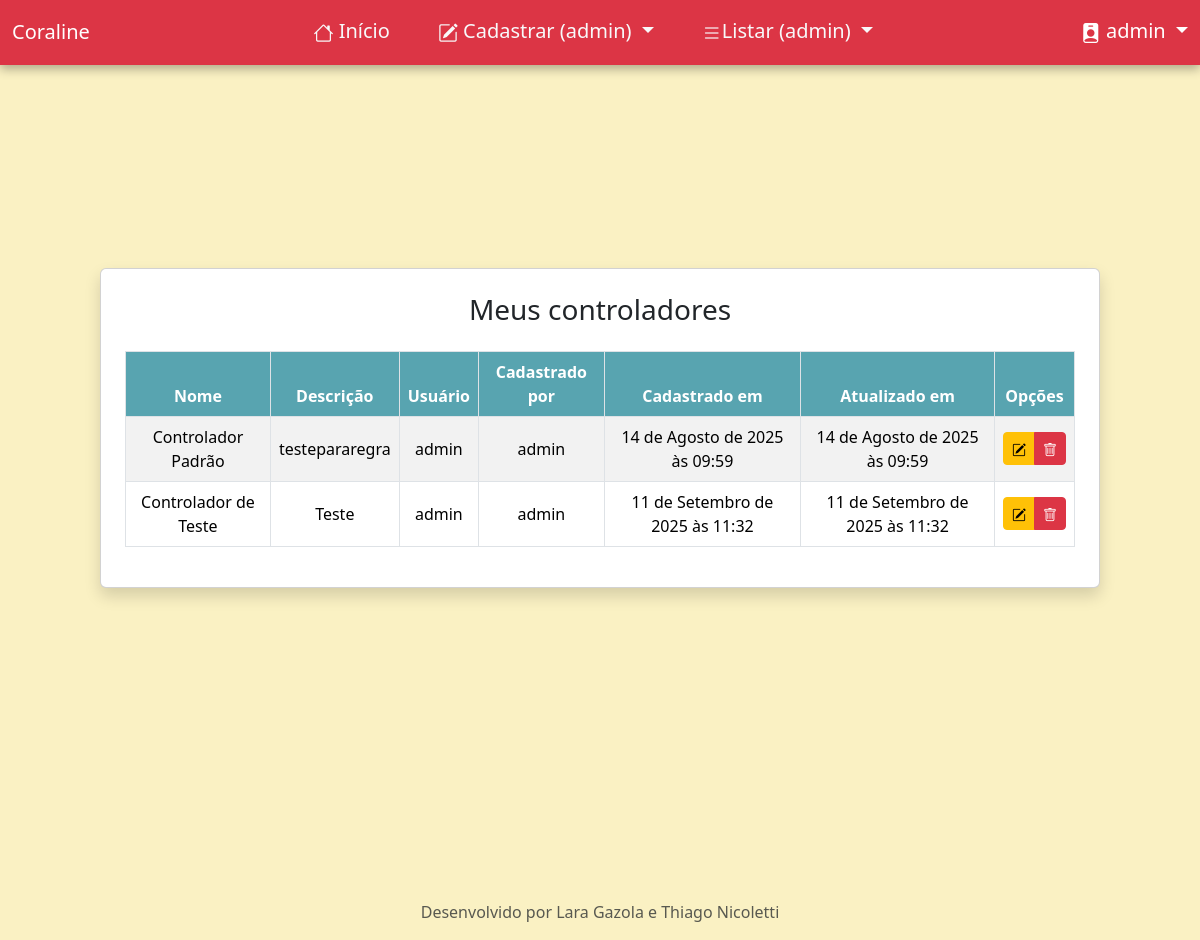
Before: /listar/controlador/ (signed in) with the older database file.
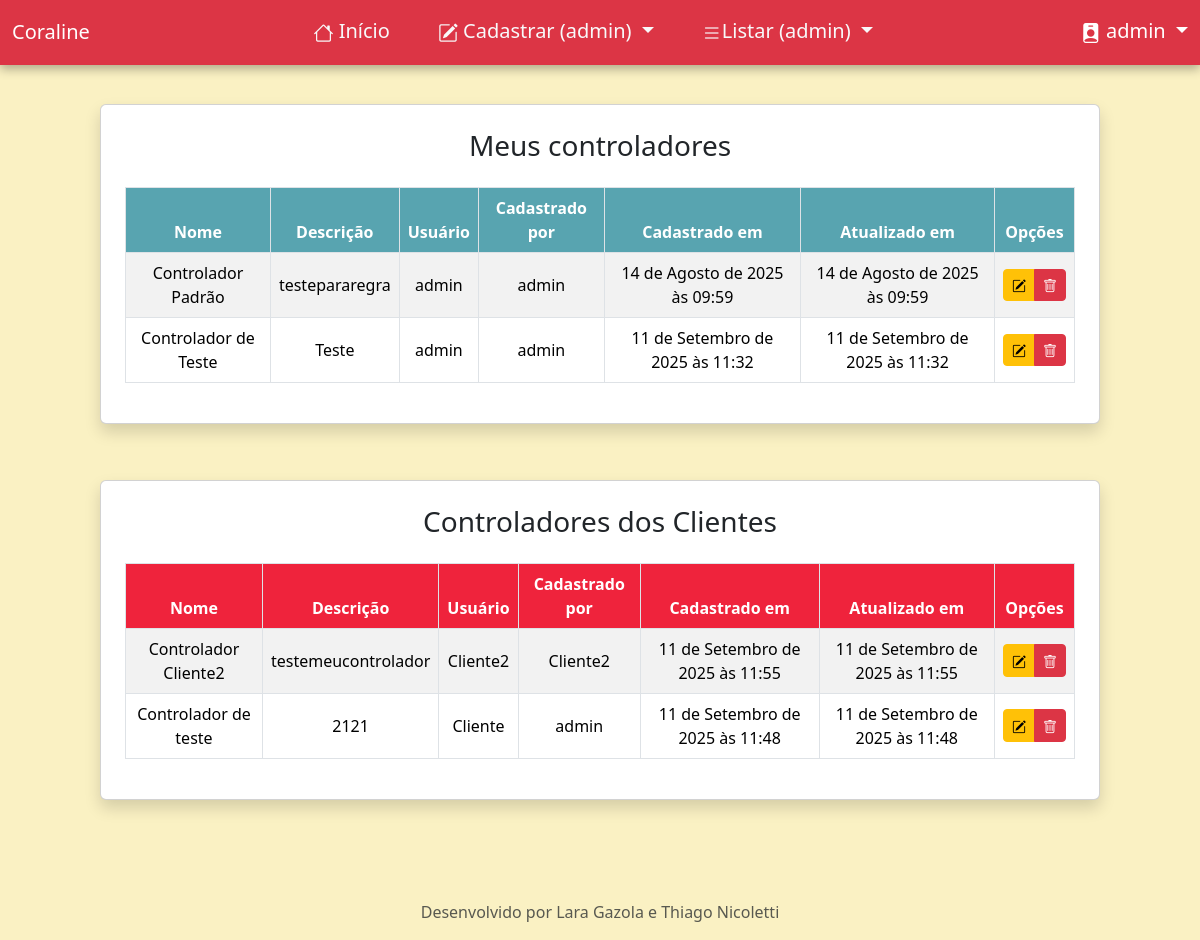
After: the same page with the newer database file.
### paginasweb/models.py (models this page shows, shortened)
class Controlador(models.Model):
    nome = models.CharField(max_length=255, verbose_name="Nome", default="Controlador Padrão")
    descricao = models.CharField(max_length=255, verbose_name="Descrição")
    usuario = models.ForeignKey(User, on_delete=models.PROTECT)
    cadastrado_por = models.ForeignKey(User, on_delete=models.CASCADE, related_name='controladores')
    cadastrado_em = models.DateTimeField(auto_now_add=True)
    atualizado_em = models.DateTimeField(auto_now=True)
    class Meta:
        ordering = ['nome', 'cadastrado_em']

### paginasweb/views.py (the view)
# urls.py: path("listar/controlador/", ControladorList.as_view(), name="listar-controlador"),
class ControladorList(GroupRequiredMixin, SuccessMessageMixin, LoginRequiredMixin, ListView):
    group_required = [u"Administrador", u"Usuário"]
    model = Controlador
    template_name = 'paginasweb/controlador.html'
    def get_queryset(self):
        queryset = Controlador.objects.all()
        return queryset.filter(usuario=self.request.user)
    def get_context_data(self, **kwargs):
        context = super().get_context_data(**kwargs)
        if context['sou_admin']:
            controladores = Controlador.objects.all()
            controladores = controladores.exclude(usuario=self.request.user) #user logado no self.request.user
            context['todos_controladores'] = controladores
        return context

### paginasweb/views.py (called while the page is built)
    def get_context_data(self, **kwargs):
        context = super().get_context_data(**kwargs)
        if self.request.user.groups.filter(name='Administrador').exists():
            context['sou_admin'] = True
        else:
            context['sou_admin'] = False
        return context

### paginasweb/templates/paginasweb/controlador.html (shortened to what this page needs)
{% extends "paginasweb/bootstrap.html" %}
{% load static %}
{% block conteudo %}
<div class="d-flex justify-content-center align-items-center flex-column min-vh-100 p-4" style="margin-top: -2rem; margin-bottom: 2rem;">
  <div class="card p-4 shadow mb-5" style="width: 100%; max-width: 1000px;">
    <h3 class="text-center mb-4">Meus controladores</h3>
    <div class="table-responsive">
      <table class="table table-striped table-hover table-bordered align-middle text-center">
        <thead>
          <tr>
            <th style="background-color: #58a4b0; color: white;">Nome</th>
            <th style="background-color: #58a4b0; color: white;">Descrição</th>
            <th style="background-color: #58a4b0; color: white;">Usuário</th>
            <th style="background-color: #58a4b0; color: white;">Cadastrado por</th>
            <th style="background-color: #58a4b0; color: white;">Cadastrado em</th>
            <th style="background-color: #58a4b0; color: white;">Atualizado em</th>
            <th style="background-color: #58a4b0; color: white;">Opções</th>
          </tr>
        </thead>
        <tbody>
          {% for obj in object_list %}
          <tr>
            <td>{{ obj.nome }}</td>
            <td>{{ obj.descricao }}</td>
            <td>{{ obj.usuario }}</td>
            <td>{{ obj.cadastrado_por }}</td>
            <td>{{ obj.cadastrado_em }}</td>
            <td>{{ obj.atualizado_em }}</td>
            <td>
              <div class="btn-group">
              <a href="{% url 'editar-controlador' obj.pk %}" class="btn btn-sm btn-warning"><i class="bi bi-pencil-square"></i></a>
              <a href="{% url 'excluir-controlador' obj.pk %}" class="btn btn-sm btn-danger"><i class="bi bi-trash"></i></a>
              </div>
            </td>
          </tr>
          {% empty %}
          <tr>
            <td colspan="7">Nenhum controlador do admin encontrado.</td>
          </tr>
          {% endfor %}
        </tbody>
      </table>
    </div>
  </div>
  {% if todos_controladores %}
  <div class="card p-4 shadow" style="width: 100%; max-width: 1000px; margin-top: 0.5rem;">
    <h3 class="text-center mb-4">Controladores dos Clientes</h3>
    <div class="table-responsive">
      <table class="table table-striped table-hover table-bordered align-middle text-center">
        <thead>
          <tr>
            <th style="background-color: #EF233C; color: white;">Nome</th>
            <th style="background-color: #EF233C; color: white;">Descrição</th>
            <th style="background-color: #EF233C; color: white;">Usuário</th>
            <th style="background-color: #EF233C; color: white;">Cadastrado por</th>
            <th style="background-color: #EF233C; color: white;">Cadastrado em</th>
            <th style="background-color: #EF233C; color: white;">Atualizado em</th>
            <th style="background-color: #EF233C; color: white;">Opções</th>
          </tr>
        </thead>
        <tbody>
          {% for obj in todos_controladores %}
           <tr>
            <td>{{ obj.nome }}</td>
            <td>{{ obj.descricao }}</td>
            <td>{{ obj.usuario }}</td>
            <td>{{ obj.cadastrado_por }}</td>
            <td>{{ obj.cadastrado_em }}</td>
            <td>{{ obj.atualizado_em }}</td>
            <td>
              <div class="btn-group">
              <a href="{% url 'editar-controlador' obj.pk %}" class="btn btn-sm btn-warning"><i class="bi bi-pencil-square"></i></a>
              <a href="{% url 'excluir-controlador' obj.pk %}" class="btn btn-sm btn-danger"><i class="bi bi-trash"></i></a>
              </div>
            </td>
          </tr>
          {% empty %}
          <tr>
            <td colspan="7">Nenhum controlador de cliente encontrado.</td>
          </tr>
          {% endfor %}
        </tbody>
      </table>
    </div>
  </div>
  {% endif %}
</div>
{% endblock %}

Changed rows visible on the page:
added Controlador: nome "Controlador Cliente2", descricao "testemeucontrolador", usuario "Cliente2", cadastrado_por "Cliente2", cadastrado_em "11 de Setembro de 2025 às 11:55", atualizado_em "11 de Setembro de 2025 às 11:55", shown under "Controladores dos Clientes"
added Controlador: nome "Controlador de teste", descricao "2121", usuario "Cliente", cadastrado_por "admin", cadastrado_em "11 de Setembro de 2025 às 11:48", atualizado_em "11 de Setembro de 2025 às 11:48", shown under "Controladores dos Clientes"
Other visible differences:
text now shown: "Controladores dos Clientes Nome Descrição Usuário Cadastrado por Cadastrado em Atualizado em Opções"
